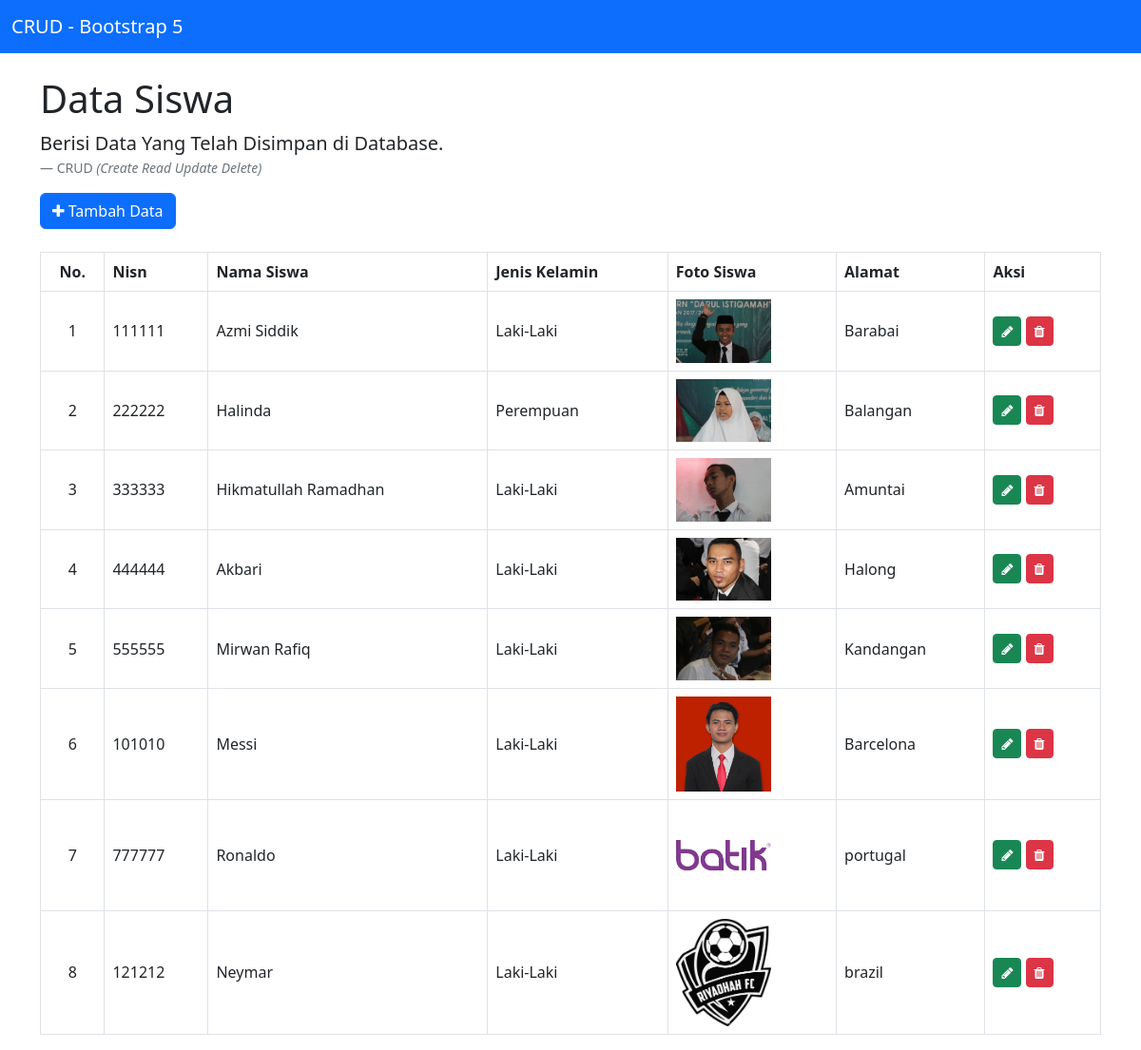
The page / on the database its author committed.
### tables this page shows
CREATE TABLE `tb_siswa` (
  `id_siswa` int(11) NOT NULL,
  `nisn` varchar(15) NOT NULL,
  `nama_siswa` varchar(50) NOT NULL,
  `jenis_kelamin` varchar(15) NOT NULL,
  `foto_siswa` varchar(50) NOT NULL,
  `alamat` varchar(150) NOT NULL
);

### index.php (the view, shortened to what this page needs)
<?php
include 'koneksi.php';
$query = 'SELECT * FROM tb_siswa;';
$sql = mysqli_query($conn, $query);
$no = 0;
?>
<!DOCTYPE html>
<html lang="en">
<head>
    <link href="css/bootstrap.min.css" rel="stylesheet" />
    <link rel="stylesheet" href="font-awesome/css/font-awesome.min.css" />
    <link rel="stylesheet" type="text/css" href="datatables/datatables.css">
</head>
<body>
    <nav class="navbar bg-primary" data-bs-theme="dark">
        <div class="container-fluid">
            <a class="navbar-brand" href="#"> CRUD - Bootstrap 5 </a>
        </div>
    </nav>
    <div class="container">
        <h1 class="mt-4">Data Siswa</h1>
        <figure>
            <blockquote class="blockquote">
                <p>Berisi Data Yang Telah Disimpan di Database.</p>
            </blockquote>
            <figcaption class="blockquote-footer">CRUD <cite title="Source Title">(Create Read Update Delete)</cite>
            </figcaption>
        </figure>
        <a href="kelola.php" type="button" class="btn btn-primary mb-2">
            <i class="fa fa-plus" aria-hidden="true"></i>
            Tambah Data
        </a>
        <div class="table-responsive mt-3">
            <table id="dt" class="table align-middle table-bordered table-hover">
                <thead>
                    <tr>
                        <th>
                            <center>No.</center>
                        </th>
                        <th>Nisn</th>
                        <th>Nama Siswa</th>
                        <th>Jenis Kelamin</th>
                        <th>Foto Siswa</th>
                        <th>Alamat</th>
                        <th>Aksi</th>
                    </tr>
                </thead>
                <tbody>
                    <?php
                      while($result = mysqli_fetch_assoc($sql)){
                    ?>
                    <tr>
                        <td>
                            <center><?php echo ++$no; ?></center>
                        </td>
                        <td><?php echo $result['nisn']; ?></td>
                        <td><?php echo $result['nama_siswa']; ?></td>
                        <td><?php echo $result['jenis_kelamin']; ?></td>
                        <td>
                            <img src="img/<?php echo $result['foto_siswa']; ?>" style="width: 100px" />
                        </td>
                        <td><?php echo $result['alamat']; ?></td>
                        <td>
                            <a href="kelola.php?ubah=
                            <?php
                            echo $result['id_siswa']; ?>" type="button" class="btn btn-success btn-sm">
                                <i class="fa fa-pencil"></i>
                            </a>
                            <a href="proses.php?hapus=
                            <?php
                            echo $result['id_siswa']; ?>" type="button" class="btn btn-danger btn-sm"
                                onclick="return confirm('Apakah anda yakin ingin menghapus data tersebut???')">
                                <i class="fa fa-trash" aria-hidden="true"></i>
                            </a>
                        </td>
                    </tr>
                    <?php
                      }
                    ?>
                </tbody>
            </table>
        </div>
    </div>
</body>
</html>

### datatables/datatables.css (style rules this page uses)
:root { --dt-row-selected: 13, 110, 253; --dt-row-selected-text: 255, 255, 255; --dt-row-selected-link: 9, 10, 11; --dt-row-stripe: 0, 0, 0; --dt-row-hover: 0, 0, 0; --dt-column-ordering: 0, 0, 0; --dt-html-background: white; }

### rows shown on the page
tb_siswa: nisn "111111", nama_siswa "Azmi Siddik", jenis_kelamin "Laki-Laki", foto_siswa (picture), alamat "Barabai"
tb_siswa: nisn "222222", nama_siswa "Halinda", jenis_kelamin "Perempuan", foto_siswa (picture), alamat "Balangan"
tb_siswa: nisn "333333", nama_siswa "Hikmatullah Ramadhan", jenis_kelamin "Laki-Laki", foto_siswa (picture), alamat "Amuntai"
tb_siswa: nisn "444444", nama_siswa "Akbari", jenis_kelamin "Laki-Laki", foto_siswa (picture), alamat "Halong"
tb_siswa: nisn "555555", nama_siswa "Mirwan Rafiq", jenis_kelamin "Laki-Laki", foto_siswa (picture), alamat "Kandangan"
tb_siswa: nisn "101010", nama_siswa "Messi", jenis_kelamin "Laki-Laki", foto_siswa (picture), alamat "Barcelona"
tb_siswa: nisn "777777", nama_siswa "Ronaldo", jenis_kelamin "Laki-Laki", foto_siswa (picture), alamat "portugal"
tb_siswa: nisn "121212", nama_siswa "Neymar", jenis_kelamin "Laki-Laki", foto_siswa (picture), alamat "brazil"
